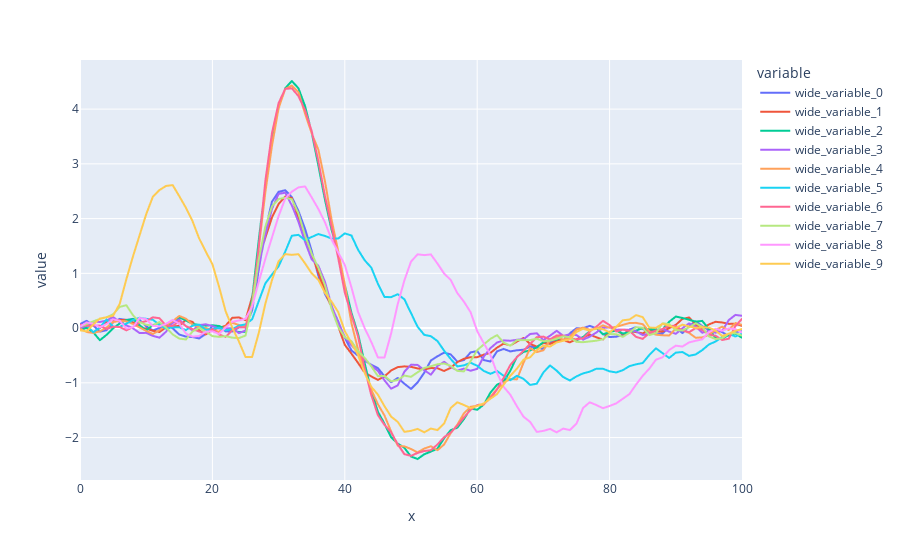

Notebook source saved alongside this figure:
### Code cell
xRange = np.linspace(0,z, z+1)
sample = spikes.iloc[-10:, 4].tolist()

px.line(x=xRange, y=sample)
